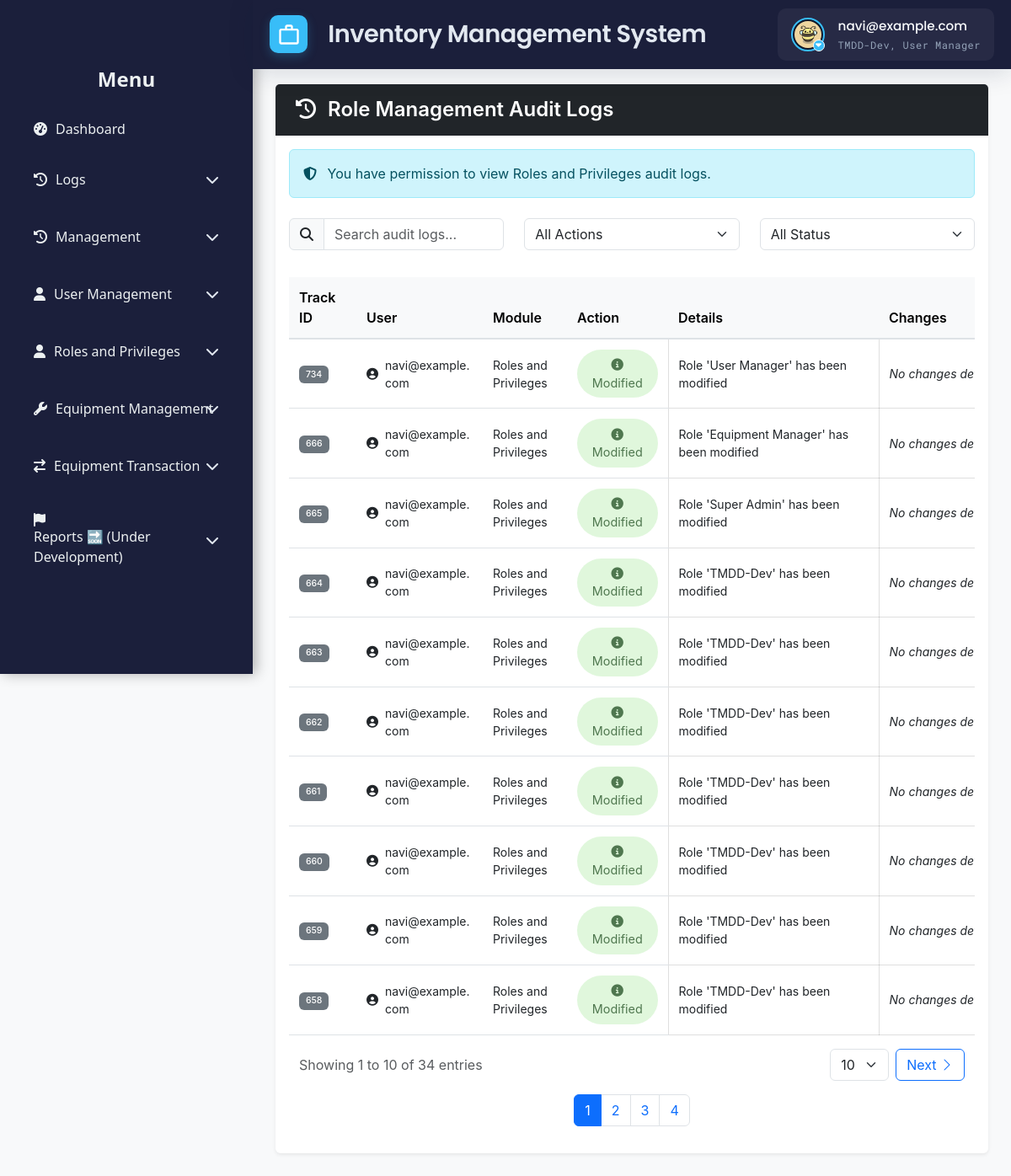
Screenshot of /src/view/php/modules/log_management/audit_manager/rm_audit_log.php (signed in) with the database file from the repository.
### tables this page shows
CREATE TABLE `users` (
  `id` int(11) NOT NULL,
  `username` varchar(50) NOT NULL,
  `email` varchar(100) NOT NULL,
  `password` varchar(255) NOT NULL,
  `first_name` varchar(100) DEFAULT NULL,
  `last_name` varchar(100) DEFAULT NULL,
  `date_created` timestamp NULL DEFAULT current_timestamp(),
  `status` enum('Offline','Online') NOT NULL,
  `is_disabled` tinyint(1) NOT NULL DEFAULT 0,
  `profile_pic_path` varchar(2048) DEFAULT NULL
);

CREATE TABLE `audit_log` (
  `TrackID` int(11) NOT NULL,
  `UserID` int(11) NOT NULL,
  `EntityID` int(11) DEFAULT NULL,
  `Action` varchar(255) NOT NULL,
  `Details` text DEFAULT NULL,
  `OldVal` text DEFAULT NULL,
  `NewVal` text DEFAULT NULL,
  `Module` varchar(255) NOT NULL,
  `Status` varchar(50) DEFAULT NULL,
  `Date_Time` datetime NOT NULL
);

### src/view/php/modules/log_management/audit_manager/rm_audit_log.php (the view, shortened to what this page needs)
<?php
require '../../../../../../config/ims-tmdd.php';
include '../../../general/header.php';
include '../../../general/sidebar.php';
$query = "SELECT audit_log.*, users.Email AS email
          FROM audit_log
          LEFT JOIN users ON audit_log.UserID = users.id
          WHERE audit_log.Module = 'Roles and Privileges'
          ORDER BY audit_log.TrackID DESC";
$stmt = $pdo->prepare($query);
$stmt->execute();
$auditLogs = $stmt->fetchAll(PDO::FETCH_ASSOC);
function formatNewValue($jsonStr)
{
    $data = json_decode($jsonStr, true);
    $html = '<ul class="list-group">';
    if (isset($data['role_name'])) {
        $html .= '<li class="list-group-item d-flex justify-content-between align-items-center">
                    <strong>Role Name:</strong>
                    <span>' . htmlspecialchars($data['role_name']) . '</span>
                 </li>';
    }
    if (isset($data['role_id'])) {
        $html .= '<li class="list-group-item d-flex justify-content-between align-items-center">
                    <strong>Role ID:</strong>
                    <span>' . htmlspecialchars($data['role_id']) . '</span>
                 </li>';
    }
    if (isset($data['modules_and_privileges']) && is_array($data['modules_and_privileges'])) {
        $html .= '<li class="list-group-item">
                    <strong>Modules and Privileges:</strong>
                    <ul class="list-group mt-2">';
        $html .= '</ul></li>';
    }
    $html .= '</ul>';
    return $html;
}
function formatAuditDiff($oldJson, $newJson, $status = null)
{
    $oldData = json_decode($oldJson, true);
    $newData = json_decode($newJson, true);
    $descriptions = [];
    if (empty($descriptions)) {
        return '<em>No changes detected.</em>';
    }
    $html = '<ul class="list-unstyled mb-0">';
    $html .= "</ul>";
    return $html;
}
function getActionIcon($action)
{
    $action = strtolower($action);
    $icons = [
        'modified' => '<i class="fas fa-edit"></i>',
        'create'   => '<i class="fas fa-plus-circle"></i>',
        'remove'   => '<i class="fas fa-trash-alt"></i>',
        'delete'   => '<i class="fas fa-trash"></i>',
        'restored' => '<i class="fas fa-undo"></i>'
    ];
    return $icons[$action] ?? '<i class="fas fa-info-circle"></i>';
}
function processStatusMessage($defaultMessage, $log, $changeCallback)
{
    $isFailed = (strtolower($log['Status'] ?? '') === 'failed');
    return [$defaultMessage, $changeCallback()];
}
function formatDetailsAndChanges($log)
{
    $action = strtolower($log['Action'] ?? '');
    $oldData = ($log['OldVal'] !== null) ? json_decode($log['OldVal'], true) : [];
    $newData = ($log['NewVal'] !== null) ? json_decode($log['NewVal'], true) : [];
    $roleName = '';
    if (isset($newData['role_name'])) {
        $roleName = $newData['role_name'];
    } elseif (isset($oldData['role_name'])) {
        $roleName = $oldData['role_name'];
    }
    $details = '';
    $changes = '';
    switch ($action) {
        case 'create':
            $defaultMessage = htmlspecialchars("Role '$roleName' has been created");
            list($details, $changes) = processStatusMessage($defaultMessage, $log, function () use ($log) {
                return formatNewValue($log['NewVal']);
            });
            break;
        case 'modified':
            $defaultMessage = htmlspecialchars("Role '$roleName' has been modified");
            list($details, $changes) = processStatusMessage($defaultMessage, $log, function () use ($log) {
                return formatAuditDiff($log['OldVal'], $log['NewVal'], $log['Status']);
            });
            break;
        case 'remove':
            $defaultMessage = htmlspecialchars("Role '$roleName' has been archived");
            list($details, $changes) = processStatusMessage($defaultMessage, $log, function () use ($log) {
                return formatNewValue($log['OldVal']);
            });
            break;
        case 'restore':
        case 'restored':
            $defaultMessage = htmlspecialchars("Role '$roleName' has been restored");
            list($details, $changes) = processStatusMessage($defaultMessage, $log, function () use ($log) {
                return formatNewValue($log['NewVal']);
            });
            break;
    }
    return [$details, $changes];
}
function getNormalizedAction($log)
{
    $action = strtolower($log['Action'] ?? '');
    $actionMap = [
        'create' => 'create',
        'modified' => 'modified',
        'remove' => 'remove',
        'restore' => 'restored',
        'restored' => 'restored',
        'delete' => 'delete'
    ];
    return $actionMap[$action] ?? $action;
}
?>
<!DOCTYPE html>
<html lang="en">
<head>
    <link rel="preload" href="<?php echo BASE_URL; ?>src/view/styles/css/audit_log.css" as="style"
          onload="this.onload=null;this.rel='stylesheet'">
</head>
<body>
<div class="main-content">
    <div class="container-fluid">
        <div class="card">
            <div class="card-header d-flex justify-content-between align-items-center bg-dark">
                <h3 class="text-white">
                    <i class="fas fa-history me-2"></i>
                    Role Management Audit Logs
                </h3>
            </div>
            <div class="card-body">
                <div class="alert alert-info mb-4">
                    <i class="fas fa-shield-alt me-2"></i>
                    You have permission to view Roles and Privileges audit logs.
                </div>
                <div class="row mb-4">
                    <div class="col-md-4 mb-2">
                        <div class="input-group">
                            <span class="input-group-text"><i class="fas fa-search"></i></span>
                            <input type="text" id="searchInput" class="form-control" placeholder="Search audit logs...">
                        </div>
                    </div>
                    <div class="col-md-4 mb-2">
                        <select id="filterAction" class="form-select">
                            <option value="">All Actions</option>
                        </select>
                    </div>
                    <div class="col-md-4 mb-2">
                        <select id="filterStatus" class="form-select">
                            <option value="">All Status</option>
                        </select>
                    </div>
                </div>
                <div class="table-responsive" id="table">
                    <table class="table table-hover">
                        <colgroup>
                            <col class="track">
                            <col class="user">
                            <col class="module">
                            <col class="action">
                            <col class="details">
                            <col class="changes">
                            <col class="status">
                            <col class="date">
                        </colgroup>
                        <thead class="table-light">
                        <tr>
                            <th>Track ID</th>
                            <th>User</th>
                            <th>Module</th>
                            <th>Action</th>
                            <th>Details</th>
                            <th>Changes</th>
                        </tr>
                        </thead>
                        <tbody id="auditTable">
                        <?php if (!empty($auditLogs)): ?>
                            <?php foreach ($auditLogs as $log):
                                $normalizedAction = getNormalizedAction($log);
                                list($detailsHTML, $changesHTML) = formatDetailsAndChanges($log);
                                ?>
                                <tr>
                                    <td data-label="Track ID">
                                        <span class="badge bg-secondary">
                                            <?php echo htmlspecialchars($log['TrackID']); ?>
                                        </span>
                                    </td>
                                    <td data-label="User">
                                        <div class="d-flex align-items-center">
                                            <i class="fas fa-user-circle me-2"></i>
                                            <?php echo htmlspecialchars($log['email'] ?? 'N/A'); ?>
                                        </div>
                                    </td>
                                    <td data-label="Module">
                                        <?php echo !empty($log['Module']) ? htmlspecialchars(trim($log['Module'])) : '<em class="text-muted">N/A</em>'; ?>
                                    </td>
                                    <td data-label="Action">
                                        <?php
                                        $actionText = ucfirst($normalizedAction);
                                        echo "<span class='action-badge action-" . strtolower($actionText) . "'>";
                                        echo getActionIcon($actionText) . ' ' . htmlspecialchars($actionText);
                                        echo "</span>";
                                        ?>
                                    </td>
                                    <td data-label="Details" class="data-container">
                                        <?php echo $detailsHTML; ?>
                                    </td>
                                    <td data-label="Changes" class="data-container">
                                        <?php echo $changesHTML; ?>
                                    </td>
                                </tr>
                            <?php endforeach; ?>
                        <?php endif; ?>
                        </tbody>
                    </table>
                    <div class="container-fluid">
                        <div class="row align-items-center g-3">
                            <div class="col-12 col-sm-auto">
                                <div class="text-muted">
                                    Showing <span id="currentPage">1</span> to <span id="rowsPerPage">20</span> of <span id="totalRows">100</span> entries
                                </div>
                            </div>
                            <div class="col-12 col-sm-auto ms-sm-auto">
                                <div class="d-flex align-items-center gap-2">
                                    <select id="rowsPerPageSelect" class="form-select" style="width: auto;">
                                        <option value="10" selected>10</option>
                                    </select>
                                    <button id="nextPage" class="btn btn-outline-primary d-flex align-items-center gap-1">
                                        Next <i class="bi bi-chevron-right"></i>
                                    </button>
                                </div>
                            </div>
                        </div>
                        <div class="row mt-3">
                            <div class="col-12">
                                <ul class="pagination justify-content-center" id="pagination"></ul>
                            </div>
                        </div>
                    </div>
                </div>
            </div>
        </div>
    </div>
</div>
</body>
</html>

### src/view/php/general/header.php (shortened to what this page needs)
<?php
$user_id = $_SESSION['user_id'] ?? null;
if ($user_id !== null) {
   $stmt = $pdo->prepare("SELECT profile_pic_path FROM users WHERE id = ?");
   $stmt->execute([$user_id]);
   $user = $stmt->fetch(PDO::FETCH_ASSOC);
} else {
   die("User not logged in.");
}
$role = isset($_SESSION["role"]) ? $_SESSION["role"] : "";
$email = $_SESSION['email'];
?>
<!DOCTYPE html>
<html lang="en">
<head>
    <link href="https://cdn.jsdelivr.net/npm/bootstrap@5.2.3/dist/css/bootstrap.min.css" rel="stylesheet">
    <link href="https://cdn.jsdelivr.net/npm/bootstrap-icons@1.10.3/font/bootstrap-icons.css" rel="stylesheet">
    <link rel="stylesheet"
          href="https://cdn.jsdelivr.net/npm/bootstrap@5.3.0/dist/css/bootstrap.min.css">
    <link rel="stylesheet"
          href="https://cdnjs.cloudflare.com/ajax/libs/font-awesome/6.4.0/css/all.min.css">
    <link href="https://cdn.jsdelivr.net/npm/select2@4.1.0-rc.0/dist/css/select2.min.css" rel="stylesheet" />
    <link href="https://cdn.jsdelivr.net/npm/select2@4.1.0-rc.0/dist/css/select2.min.css" rel="stylesheet" />
    <link rel="stylesheet" href="<?php echo BASE_URL; ?>src/view/styles/css/toast.css">
    <link rel="stylesheet" href="<?php echo BASE_URL; ?>src/view/styles/css/header_footer.css">
</head>
<body>
<header class="header">
      <div class="logo-container">
        <div class="logo-icon">
            <svg viewBox="0 0 24 24">
                <path d="M20 6h-4V4c0-1.1-.9-2-2-2h-4c-1.1 0-2 .9-2 2v2H4c-1.1 0-2 .9-2 2v12c0 1.1.9 2 2 2h16c1.1 0 2-.9 2-2V8c0-1.1-.9-2-2-2zM10 4h4v2h-4V4zm10 16H4V8h16v12z"/>
            </svg>
        </div>
        <div>
            <div class="logo-text">Inventory Management System</div>
        </div>
    </div>
    <div class="header-widgets">
        <div class="user-profile" onclick="toggleDropdown()">
            <div class="profile-picture-container">
            <img
                src="<?= BASE_URL .
                    (
                        !empty($user['profile_pic_path'])
                            ? 'public/' . htmlspecialchars($user['profile_pic_path'])
                            : 'public/assets/img/default_profile.jpg'
                    )
                ?>"
                alt="User Profile"
                class="profile-picture"
            />
                <span class="dropdown-indicator"><i class="fas fa-caret-down"></i></span>
            </div>
            <div class="user-info">
                <div class="user-name"><?php echo $email; ?></div>
                <div class="user-role"><?php echo $role; ?> </div>
            </div>
        </div>
    </div>
</header>
</body>
</html>

### rows the page displays
users: profile_pic_path (picture)
audit_log: TrackID "734", UserID.email "navi@example.com", Module "Roles and Privileges", Action "Modified", detailsHTML "Role 'User Manager' has been modified"
audit_log: TrackID "666", UserID.email "navi@example.com", Module "Roles and Privileges", Action "Modified", detailsHTML "Role 'Equipment Manager' has been modified"
audit_log: TrackID "665", UserID.email "navi@example.com", Module "Roles and Privileges", Action "Modified", detailsHTML "Role 'Super Admin' has been modified"
audit_log: TrackID "664", UserID.email "navi@example.com", Module "Roles and Privileges", Action "Modified", detailsHTML "Role 'TMDD-Dev' has been modified"
audit_log: TrackID "663", UserID.email "navi@example.com", Module "Roles and Privileges", Action "Modified", detailsHTML "Role 'TMDD-Dev' has been modified"
audit_log: TrackID "662", UserID.email "navi@example.com", Module "Roles and Privileges", Action "Modified", detailsHTML "Role 'TMDD-Dev' has been modified"
audit_log: TrackID "661", UserID.email "navi@example.com", Module "Roles and Privileges", Action "Modified", detailsHTML "Role 'TMDD-Dev' has been modified"
audit_log: TrackID "660", UserID.email "navi@example.com", Module "Roles and Privileges", Action "Modified", detailsHTML "Role 'TMDD-Dev' has been modified"
audit_log: TrackID "659", UserID.email "navi@example.com", Module "Roles and Privileges", Action "Modified", detailsHTML "Role 'TMDD-Dev' has been modified"
audit_log: TrackID "658", UserID.email "navi@example.com", Module "Roles and Privileges", Action "Modified", detailsHTML "Role 'TMDD-Dev' has been modified"

### other values shown
$email "navi@example.com"
$role "TMDD-Dev, User Manager"
